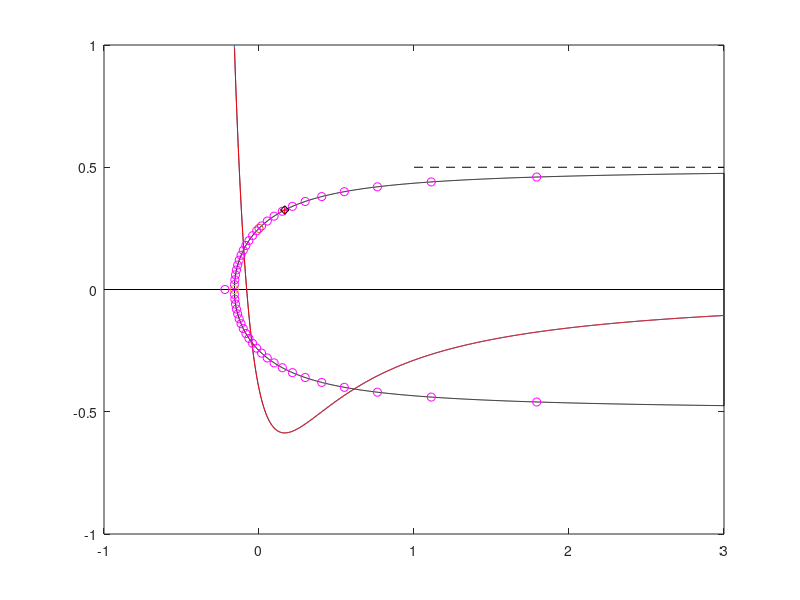

The MATLAB script that drew this image:
% Problem 3.9 can be solved with this code by 
% changing m and V; xstg is distance upstream of source and 
% t = m/V. If m = 0.9 and V = 6, |xstg| = 0.0239 and t = 0.15 
% (these results are consistent with the answers in the text).
% The Rankine nose (or leading edge) 
% Daniel T. Valentine, Spring 2012
% Source in a uniform stream: A 2D potential flow
% 
clear;clc
disp(' Example: Rankine nose')
m = 1; % Source strength for source at (x,y) = (0,0).
V = 1; % Free stream velocity in the x-direction
disp('     V     m ')
disp([V m])
disp(' Velocity potential:')
disp('   phi = V*x + (m/4/pi)*log(x^2+y^2)')
disp('Stream function:')
disp('   psi = V*y + (m/2/pi)*atan2(y,x)')
disp('The (x,y) componnents of velocity (u,v):')
disp('    u = V + m/2/pi * xc/(x^2+y^2)')
disp('    v = m/2/pi * y/(x^2+y^2)')
%
xstg = - m/2/pi/V; ystg = 0; % Location of stagnation point.
%
N = 1000;
xinf = 3;
xd = xstg:xinf/N:xinf;
for n = 1:length(xd)
    if n==1
        yd(1) = 0;
    else
    yd(n) = m/2/V;
    for it = 1:2000
        yd(n) = (m/2/V)*( 1 - 1/pi*atan2(yd(n),xd(n)) );
    end
    end
end
xL(1) = xd(end); yL = -yd(end);
for nn = 2:length(xd)-1
xL(nn) = xd(end-nn); yL(nn) = -yd(end-nn);end
plot([xd xL],[yd yL],'k',[-1 3],[0 0],'k'),axis([-1 3 -1 1])
 u = V + m/2/pi * xd./(xd.^2+yd.^2);
 v = m/2/pi * yd./(xd.^2+yd.^2);
 Cp = 1 - (u.^2+v.^2)/V^2;
 hold on
 plot(xd,Cp),axis([-1 3 -1 1])
plot(0,m/V/4,'o')
plot(xstg,ystg,'o')
plot([1 3],[m/2/V m/2/V],'--k')
[Cpmin ixd] = min(Cp);
xmin = xd(ixd);
ymin = yd(ixd);
plot(xmin,ymin,'+r')
Cpmin
% Computation of normal and tangential velocity on (xd,yd):
phi = V*xd + (m/4/pi).*log(xd.^2+yd.^2);
dx = diff(xd); dy = diff(yd); ds = sqrt(dx.^2 + dy.^2);
dph = diff(phi); ut = dph./ds; xm = xd(1:end-1) + dx/2;
psi = V*yd + (m/2/pi).*atan2(yd,xd);
%figure(2)
plot(xm,1-ut.^2/V^2,'r')
%
% Check on shape equation
%
th = 0:pi/25:2*pi;
r = (m/2/pi/V)*(pi - th)./sin(th);
xb = r.*cos(th);
yb = r.*sin(th);
plot(xb,yb,'om')
%
% Exact location of minimum pressure
thm = 0;
for nit = 1:1000
    thm = atan2(pi-thm,pi-thm-1);
end
thdegrees = thm*180/pi
rm = (m/2/pi/V)*(pi - thm)/sin(thm)
xm = rm*cos(thm);
ym = rm*sin(thm);
plot(xm,ym,'dk')
um = V + m/2/pi * xmin/(xmin^2+ymin^2);
 vm = m/2/pi * ymin/(xmin^2+ymin^2);
 Cpm = 1 - (um^2+vm^2)/V^2
